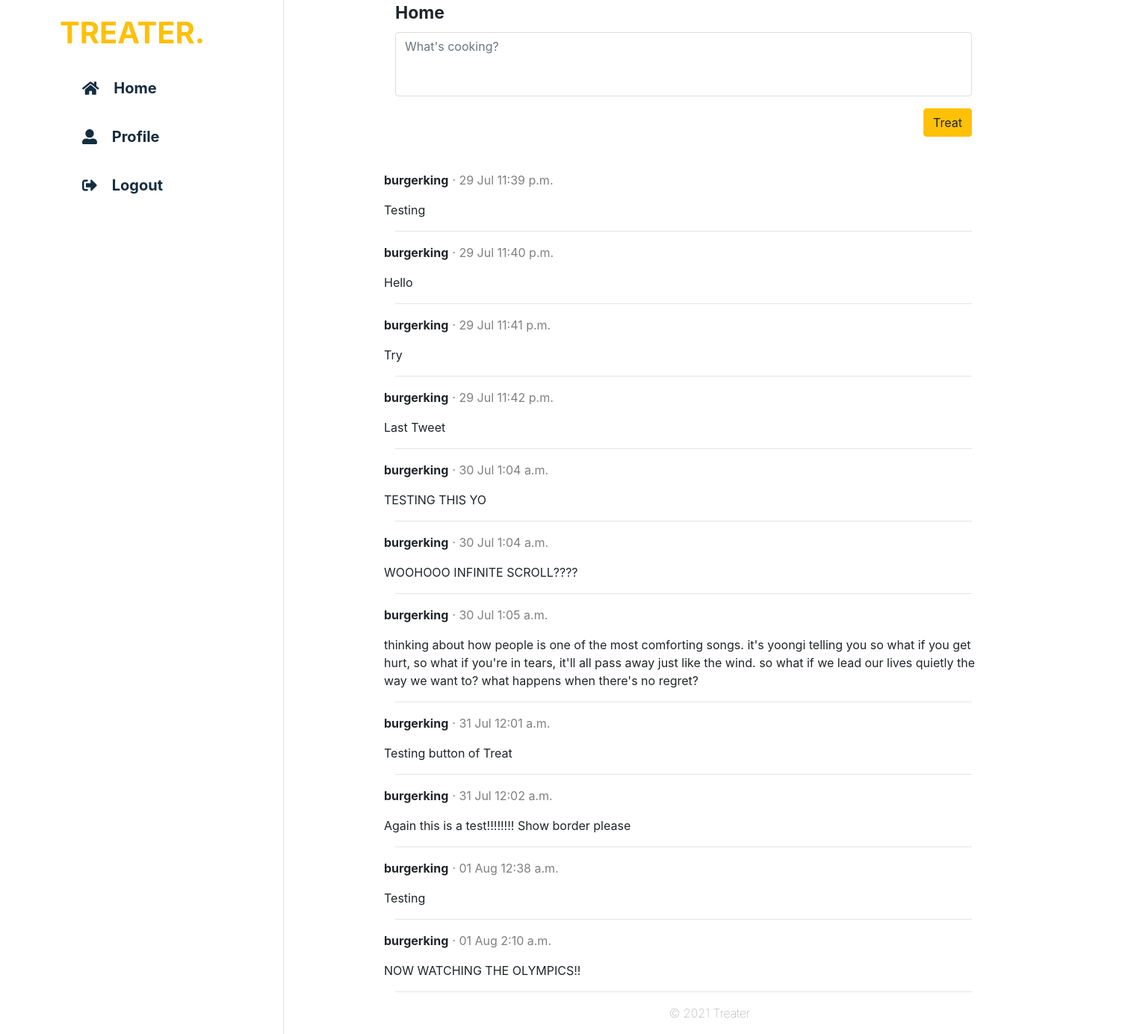
/Treater/profile (signed in), run on the app's committed database.
### treater_feed/models.py (models this page shows, shortened)
class Tweet(models.Model):
    user = models.ForeignKey(User, on_delete=models.CASCADE, related_name="tweet_user")
    tweet = models.CharField(max_length=250)
    date_and_time = models.DateTimeField(auto_now_add=True)

class User(AbstractUser):
    description = models.CharField(max_length=250, null=True)

### treater_feed/views.py (the view)
# urls.py: path("profile", views.view_own_profile, name="view_own_profile"),
@login_required
def view_own_profile(request):
    user = User.objects.get(username=request.user)
    print(user)
    return render(request, "treater_feed/profile.html", {
        "tweets": user.tweet_user.all()
    })

### treater_feed/templates/treater_feed/profile.html (shortened to what this page needs)
{% extends "treater_feed/feed.html" %} {% load static %}

### treater_feed/templates/treater_feed/feed.html (shortened to what this page needs)
{% extends "treater_feed/layout.html" %} {% block authenticated_body %}
<div class="container treater_feed">
    <div class="container feed">
        <form action="{% url 'add_tweet' %}" method="post" id="tweet-form">
            <div class="form-group text-area">
                <label class="home-title" for="tweet-text-area">Home</label>
                <textarea class="form-control" name="tweet" id="tweet-text-area" rows="3" placeholder="What's cooking?"></textarea>
            </div>
            <input class="btn btn-warning" type="submit" value="Treat" id="treat-button">
        </form>
    </div>
    <div class="container list-tweets">
        <ul>
            {% for tweet in tweets %}
            <li>
                <div class="tweet-post">
                    <div class="row">
                        <b>{{tweet.user}}</b>
                        <p class="tweet-date-time"> &#183; {{tweet.date_and_time|date:"d M"}} {{tweet.date_and_time|time:"TIME_FORMAT"}}</p>
                    </div>
                </div>
                <div class="row">
                    {{tweet.tweet}}
                </div>
            </li>
            <hr> {% endfor %}
        </ul>
    </div>
</div>
{% endblock %}

### treater_feed/static/treater_feed/styles.css (style rules this page uses)
* { box-sizing: border-box; margin: 0; padding: 0; text-decoration: none; }
.container.treater_feed { width: 80%; }
.container.feed .home-title { font-weight: bold; font-size: 23px; }
.container.feed .form-group.text-area textarea { border: 1px solid #dedede; -webkit-box-shadow: none; -moz-box-shadow: none; box-shadow: none; resize: none; }
.container.feed .btn.btn-warning { float: right; }
.container.treater_feed .container.list-tweets ul { list-style: none; }
.container.list-tweets { margin-top: 100px; overflow: hidden; }
.container.list-tweets .tweet-date-time { margin-left: 5px; color: grey; }

### data on the page
Tweet: user "burgerking", date_and_time "29 Jul", date_and_time "11:39 p.m.", tweet "Testing"
Tweet: user "burgerking", date_and_time "29 Jul", date_and_time "11:40 p.m.", tweet "Hello"
Tweet: user "burgerking", date_and_time "29 Jul", date_and_time "11:41 p.m.", tweet "Try"
Tweet: user "burgerking", date_and_time "29 Jul", date_and_time "11:42 p.m.", tweet "Last Tweet"
Tweet: user "burgerking", date_and_time "30 Jul", date_and_time "1:04 a.m.", tweet "TESTING THIS YO"
Tweet: user "burgerking", date_and_time "30 Jul", date_and_time "1:04 a.m.", tweet "WOOHOOO INFINITE SCROLL????"
Tweet: user "burgerking", date_and_time "30 Jul", date_and_time "1:05 a.m.", tweet "thinking about how people is one of the most comforting songs. it's yoongi telling you so what if you get hurt, so what if you're in tears, it'll all pass away just like the wind. so what if we lead our lives quietly the way we want to? what happens when there's no regret?"
Tweet: user "burgerking", date_and_time "31 Jul", date_and_time "12:01 a.m.", tweet "Testing button of Treat"
Tweet: user "burgerking", date_and_time "31 Jul", date_and_time "12:02 a.m.", tweet "Again this is a test!!!!!!!! Show border please"
Tweet: user "burgerking", date_and_time "01 Aug", date_and_time "12:38 a.m.", tweet "Testing"
Tweet: user "burgerking", date_and_time "01 Aug", date_and_time "2:10 a.m.", tweet "NOW WATCHING THE OLYMPICS!!"
